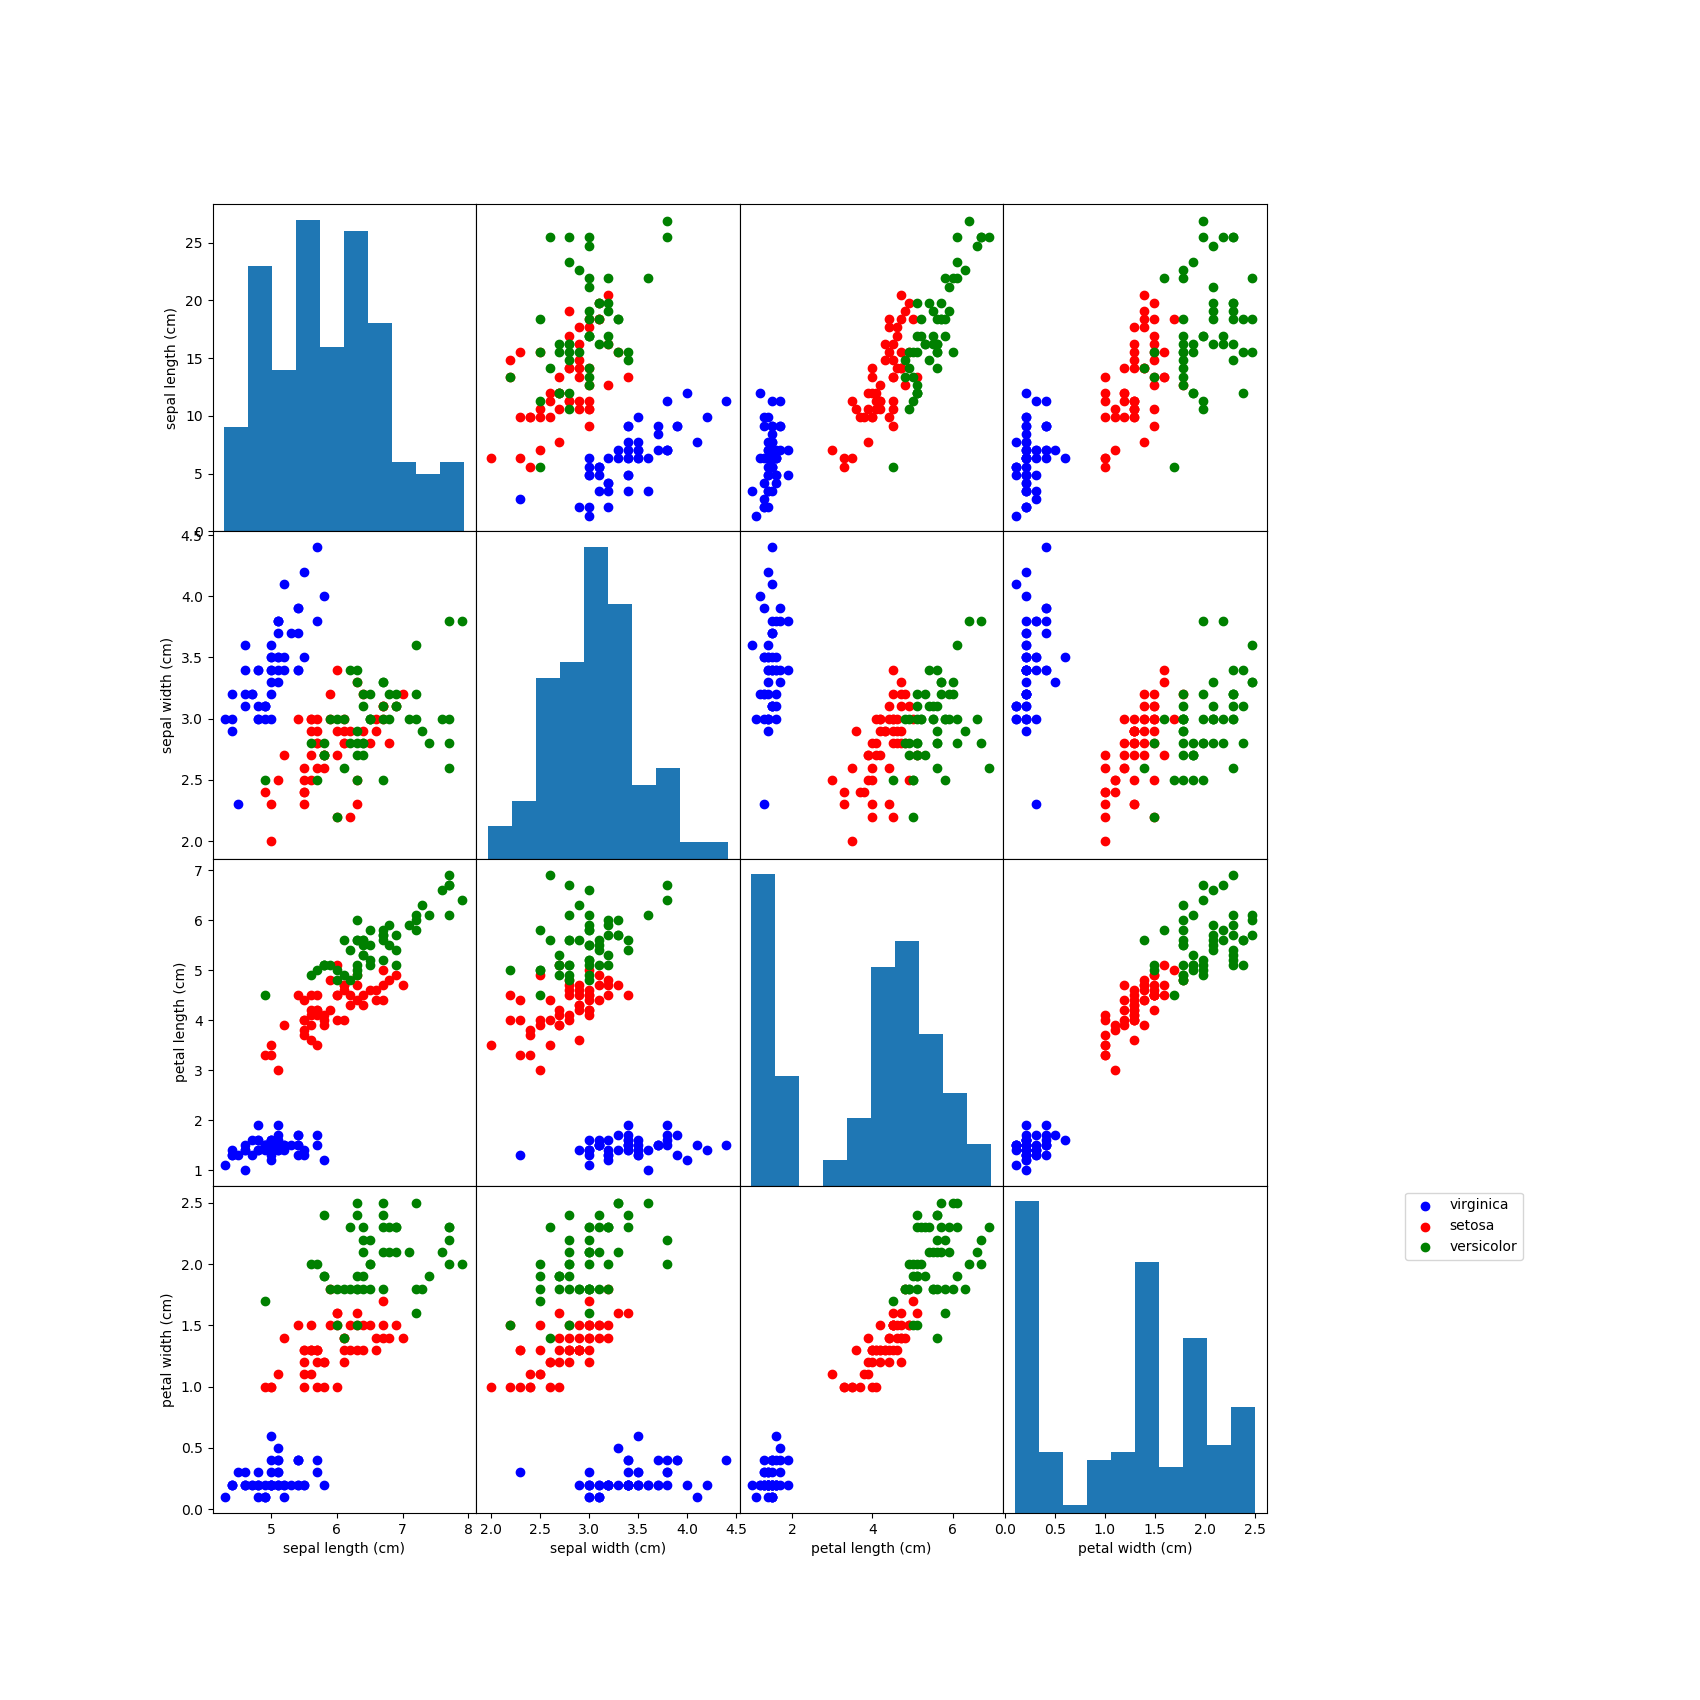

The script that saved this image:
#!/usr/bin/env python3
# -*- coding: utf-8 -*-
"""
Created on Wed Feb  6 03:09:13 2019

@author: akanksha_rajput
"""

import pandas as pd
from sklearn.datasets import load_iris 
import matplotlib.pyplot as plt
dataset = load_iris()
fig, ax = plt.subplots(4, 5, figsize=(17,17))
for i in range(4):
    ax[i,4].set_yticks([])
    ax[i,4].set_xticks([])
    ax[i,4].axis('off')
plt.subplots_adjust(wspace=0, hspace=0) 
values = [0,1,2]
species = ['virginica','setosa', 'versicolor']
colors = ["blue","red", "green"]
for i in range(4):
    ax[i,0].set_ylabel(dataset.feature_names[i])
    for j in range(4):
        if (i != 3):
            ax[i,j].set_xticklabels([])
            ax[i,j].set_xticks([])
        if (j != 0):
            ax[i,j].set_yticklabels([])
            ax[i,j].set_yticks([])
        if (i == j):
            ax[i,i].hist(dataset['data'][:,i])
            if (i == 3):
                ax[i,j].set_xlabel(dataset.feature_names[i])
        else:
            for data, color, s in zip(values, colors, species):
                ax[i, j].scatter(dataset.data[dataset.target==data][:,j], dataset.data[dataset.target==data][:,i] , c=color, label = s)    
            if (i == 3):
                ax[i,j].set_xlabel(dataset.feature_names[j])

handles, labels = ax[0,1].get_legend_handles_labels()                
plt.legend(handles,labels)
plt.savefig('task22.png')